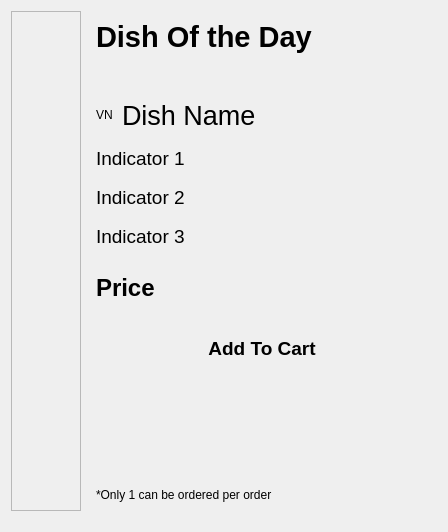
        <widget class="QWidget" name="home_page">
         <property name="styleSheet">
          <string notr="true"/>
         </property>
         <layout class="QVBoxLayout" name="verticalLayout_2">
          <item>
           <layout class="QHBoxLayout" name="horizontalLayout_4">
            <item>
             <widget class="QScrollArea" name="cardsScrollArea">
              <property name="styleSheet">
               <string notr="true"/>
              </property>
              <property name="widgetResizable">
               <bool>true</bool>
              </property>
              <widget class="QWidget" name="cardsScrollAreaWidgetContents">
               <property name="geometry">
                <rect>
                 <x>0</x>
                 <y>0</y>
                 <width>631</width>
                 <height>608</height>
                </rect>
               </property>
              </widget>
             </widget>
            </item>
            <item>
             <layout class="QVBoxLayout" name="verticalLayout_4">
              <property name="spacing">
               <number>6</number>
              </property>
              <property name="leftMargin">
               <number>0</number>
              </property>
              <property name="rightMargin">
               <number>0</number>
              </property>
              <item>
               <widget class="QWidget" name="dotdWidget" native="true">
                <property name="minimumSize">
                 <size>
                  <width>350</width>
                  <height>500</height>
                 </size>
                </property>
                <property name="maximumSize">
                 <size>
                  <width>700</width>
                  <height>16777215</height>
                 </size>
                </property>
                <property name="styleSheet">
                 <string notr="true">background: transparent; border:none;</string>
                </property>
                <layout class="QVBoxLayout" name="verticalLayout_9">
                 <item>
                  <widget class="QLabel" name="label">
                   <property name="font">
                    <font>
                     <pointsize>22</pointsize>
                     <bold>true</bold>
                    </font>
                   </property>
                   <property name="text">
                    <string>Dish Of the Day</string>
                   </property>
                  </widget>
                 </item>
                 <item>
                  <spacer name="verticalSpacer_14">
                   <property name="orientation">
                    <enum>Qt::Orientation::Vertical</enum>
                   </property>
                   <property name="sizeType">
                    <enum>QSizePolicy::Policy::Fixed</enum>
                   </property>
                   <property name="sizeHint" stdset="0">
                    <size>
                     <width>20</width>
                     <height>40</height>
                    </size>
                   </property>
                  </spacer>
                 </item>
                 <item>
                  <layout class="QHBoxLayout" name="horizontalLayout">
                   <item>
                    <widget class="QLabel" name="dotdIsVeg">
                     <property name="sizePolicy">
                      <sizepolicy hsizetype="Fixed" vsizetype="Fixed">
                       <horstretch>0</horstretch>
                       <verstretch>0</verstretch>
                      </sizepolicy>
                     </property>
                     <property name="minimumSize">
                      <size>
                       <width>20</width>
                       <height>20</height>
                      </size>
                     </property>
                     <property name="text">
                      <string>VN</string>
                     </property>
                    </widget>
                   </item>
                   <item>
                    <widget class="QLabel" name="dotdName">
                     <property name="font">
                      <font>
                       <pointsize>20</pointsize>
                      </font>
                     </property>
                     <property name="text">
                      <string>Dish Name</string>
                     </property>
                    </widget>
                   </item>
                  </layout>
                 </item>
                 <item>
                  <spacer name="verticalSpacer_19">
                   <property name="orientation">
                    <enum>Qt::Orientation::Vertical</enum>
                   </property>
                   <property name="sizeType">
                    <enum>QSizePolicy::Policy::Fixed</enum>
                   </property>
                   <property name="sizeHint" stdset="0">
                    <size>
                     <width>20</width>
                     <height>10</height>
                    </size>
                   </property>
                  </spacer>
                 </item>
                 <item>
                  <widget class="QLabel" name="dotdIndi1">
                   <property name="font">
                    <font>
                     <pointsize>14</pointsize>
                    </font>
                   </property>
                   <property name="text">
                    <string>Indicator 1</string>
                   </property>
                  </widget>
                 </item>
                 <item>
                  <spacer name="verticalSpacer_20">
                   <property name="orientation">
                    <enum>Qt::Orientation::Vertical</enum>
                   </property>
                   <property name="sizeType">
                    <enum>QSizePolicy::Policy::Fixed</enum>
                   </property>
                   <property name="sizeHint" stdset="0">
                    <size>
                     <width>20</width>
                     <height>10</height>
                    </size>
                   </property>
                  </spacer>
                 </item>
                 <item>
                  <widget class="QLabel" name="dotdIndi2">
                   <property name="font">
                    <font>
                     <pointsize>14</pointsize>
                    </font>
                   </property>
                   <property name="text">
                    <string>Indicator 2</string>
                   </property>
                  </widget>
                 </item>
                 <item>
                  <spacer name="verticalSpacer_21">
                   <property name="orientation">
                    <enum>Qt::Orientation::Vertical</enum>
                   </property>
                   <property name="sizeType">
                    <enum>QSizePolicy::Policy::Fixed</enum>
                   </property>
                   <property name="sizeHint" stdset="0">
                    <size>
                     <width>20</width>
                     <height>10</height>
                    </size>
                   </property>
                  </spacer>
                 </item>
                 <item>
                  <widget class="QLabel" name="dotdIndi3">
                   <property name="font">
                    <font>
                     <pointsize>14</pointsize>
                    </font>
                   </property>
                   <property name="text">
                    <string>Indicator 3</string>
                   </property>
                  </widget>
                 </item>
                 <item>
                  <spacer name="verticalSpacer_22">
                   <property name="orientation">
                    <enum>Qt::Orientation::Vertical</enum>
                   </property>
                   <property name="sizeType">
                    <enum>QSizePolicy::Policy::Fixed</enum>
                   </property>
                   <property name="sizeHint" stdset="0">
                    <size>
                     <width>20</width>
                     <height>20</height>
                    </size>
                   </property>
                  </spacer>
                 </item>
                 <item>
                  <widget class="QLabel" name="dotdPrice">
                   <property name="font">
                    <font>
                     <pointsize>18</pointsize>
                     <bold>true</bold>
                    </font>
                   </property>
                   <property name="text">
                    <string>Price</string>
                   </property>
                  </widget>
                 </item>
                 <item>
                  <spacer name="verticalSpacer_23">
                   <property name="orientation">
                    <enum>Qt::Orientation::Vertical</enum>
                   </property>
                   <property name="sizeType">
                    <enum>QSizePolicy::Policy::Fixed</enum>
                   </property>
                   <property name="sizeHint" stdset="0">
                    <size>
                     <width>20</width>
                     <height>20</height>
                    </size>
                   </property>
                  </spacer>
                 </item>
                 <item>
                  <widget class="QPushButton" name="dotdAddToCart">
                   <property name="minimumSize">
                    <size>
                     <width>0</width>
                     <height>41</height>
                    </size>
                   </property>
                   <property name="font">
                    <font>
                     <pointsize>14</pointsize>
                     <bold>true</bold>
                    </font>
                   </property>
                   <property name="cursor">
                    <cursorShape>PointingHandCursor</cursorShape>
                   </property>
                   <property name="text">
                    <string>Add To Cart</string>
                   </property>
                   <property name="checkable">
                    <bool>true</bool>
                   </property>
                   <property name="checked">
                    <bool>true</bool>
                   </property>
                  </widget>
                 </item>
                 <item>
                  <spacer name="verticalSpacer_11">
                   <property name="orientation">
                    <enum>Qt::Orientation::Vertical</enum>
                   </property>
                   <property name="sizeHint" stdset="0">
                    <size>
                     <width>20</width>
                     <height>40</height>
                    </size>
                   </property>
                  </spacer>
                 </item>
                 <item>
                  <widget class="QLabel" name="label_8">
                   <property name="text">
                    <string>*Only 1 can be ordered per order</string>
                   </property>
                  </widget>
                 </item>
                </layout>
               </widget>
              </item>
             </layout>
            </item>
           </layout>
          </item>
          <item>
           <spacer name="verticalSpacer_15">
            <property name="orientation">
             <enum>Qt::Orientation::Vertical</enum>
            </property>
            <property name="sizeType">
             <enum>QSizePolicy::Policy::Fixed</enum>
            </property>
            <property name="sizeHint" stdset="0">
             <size>
              <width>20</width>
              <height>10</height>
             </size>
            </property>
           </spacer>
          </item>
         </layout>
        </widget>
